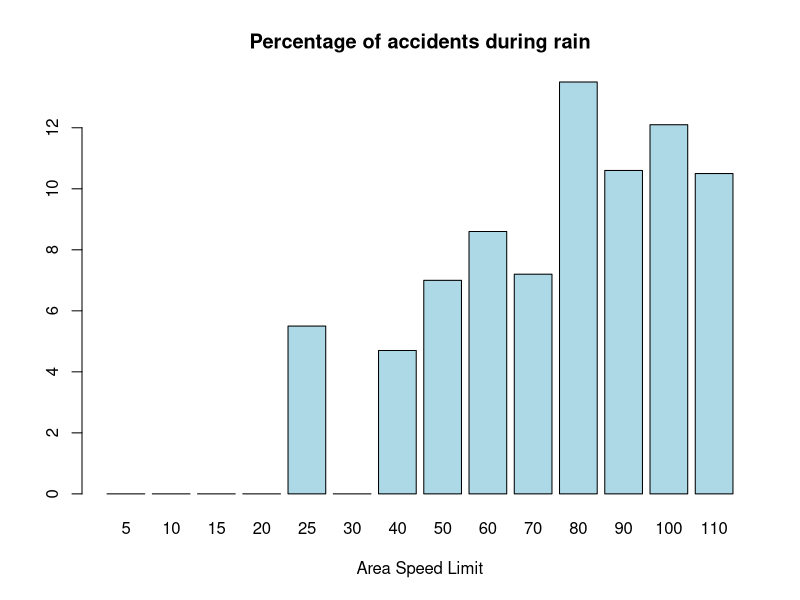
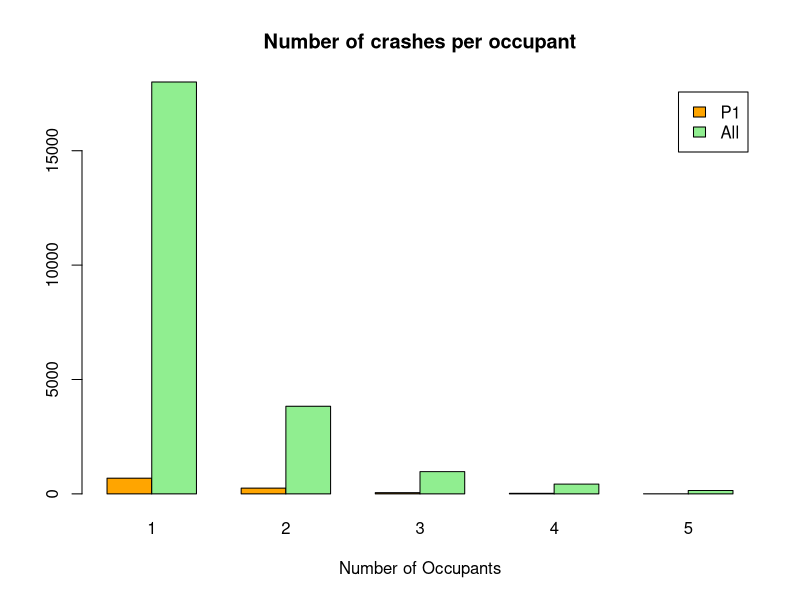
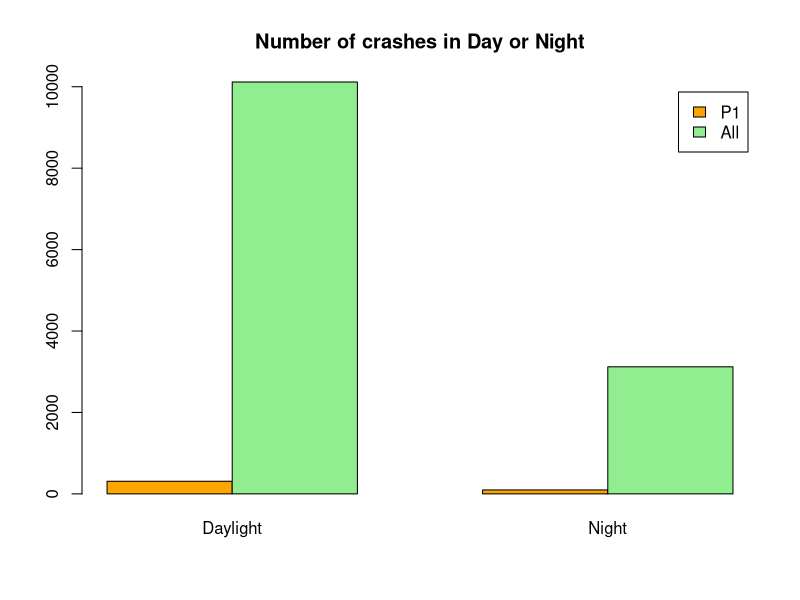
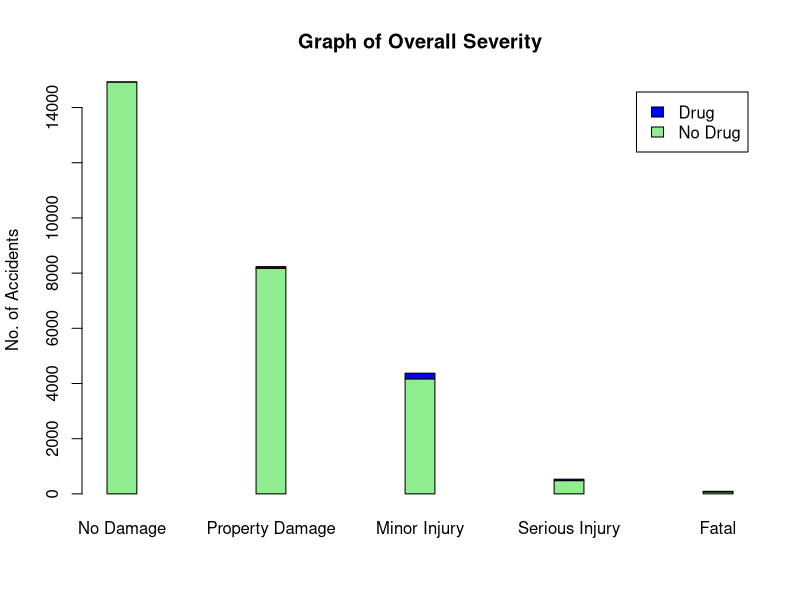
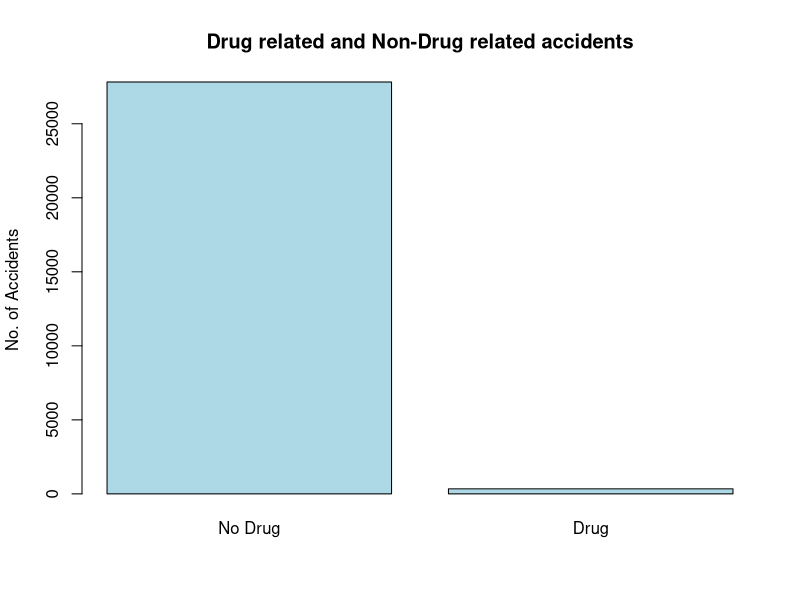
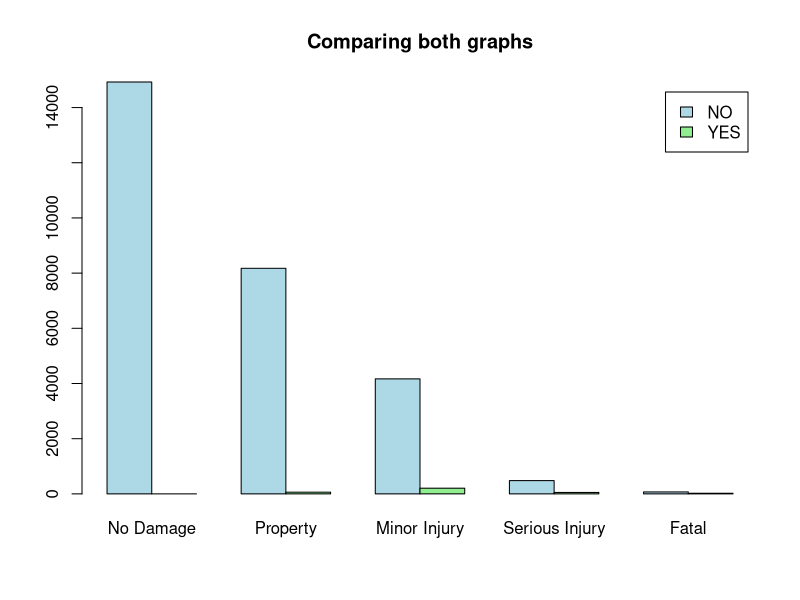

Generate these figures, in order, with R:
## ---- chunk 1

data <- read.csv("data/road crash.csv", header = T)

str(data)

## ---- chunk 2

counts <- table(data$Weather.Cond, data$Area.Speed)
counts = counts[-1,]  #Removing the redundant row
sums = apply(counts,2,sum)
sums.table = rbind(sums, sums, sums)  # Creating a sum table of same dimension as counts
table_rain = round(counts/sums.table,3)*100  #Calculating percentage of different weather condition

#Creating a graph
barplot(table_rain[2, ], xlab="Area Speed Limit", main = "Percentage of accidents during rain", names.arg=c("5","10","15","20","25","30","40","50","60","70","80","90","100","110"), col="lightblue")
## ---- chunk 3
P1 <- subset(data, Licence.Type=="Provisional 1 ", select=c(Number.Occupants, DayNight))
occ<-table(P1$Number.Occupants)
occALL<-table(data$Number.Occupants)
occALL2<- occALL[2:6] #excludes empty entries in number of occupants up to 5 since P1 only goes up to 5
merge<- rbind(occ, occALL2)

barplot(merge, beside=T, main="Number of crashes per occupant", xlab="Number of Occupants", col=c("orange", "lightgreen"), legend=c("P1", "All"))

c(occ[1]/occALL2[1], occ[2]/occALL2[2], occ[3]/occALL2[3], occ[4]/occALL2[4], occ[5]/occALL2[5])


## ---- chunk 4

day<-table(P1$DayNight)
day2<-day[2:3]
dayALL<-table(data$DayNight)
dayALL2<-dayALL[2:3]
merge2<-rbind(day2, dayALL2)

barplot(merge2, beside=T, main="Number of crashes in Day or Night", col=c("orange", "lightgreen"), legend=c("P1","All"))

c(day2[1]/dayALL2[1], day2[2]/dayALL2[2])

## ---- chunk 5
data <- read.csv("data/road crash.csv", header = T)

tab<-table(data$Drugs.Involved, data$CSEF.Severity)

barplot(tab,ylab = "No. of Accidents" ,legend =c("No Drug","Drug"), col = c("lightgreen","blue"), main = "Graph of Overall Severity", names.arg = c("No Damage", "Property Damage", "Minor Injury", "Serious Injury", "Fatal"), space = 4 )

## ---- chunk 6

data <- read.csv("data/road crash.csv", header = T)

tab1<-table(data$Drugs.Involved)

barplot(tab1, col = "lightblue", main = "Drug related and Non-Drug related accidents", names.arg = c("No Drug", "Drug"), ylab = "No. of Accidents")

## ---- chunk 7
data <- read.csv("data/road crash.csv", header = T)

tab<-table(data$Drugs.Involved, data$CSEF.Severity)

barplot(tab, main = "Comparing both graphs", beside =TRUE, col = c("lightblue", "lightgreen"), legend = c("NO","YES"), names.arg = c("No Damage", "Property", "Minor Injury", "Serious Injury", "Fatal"))

